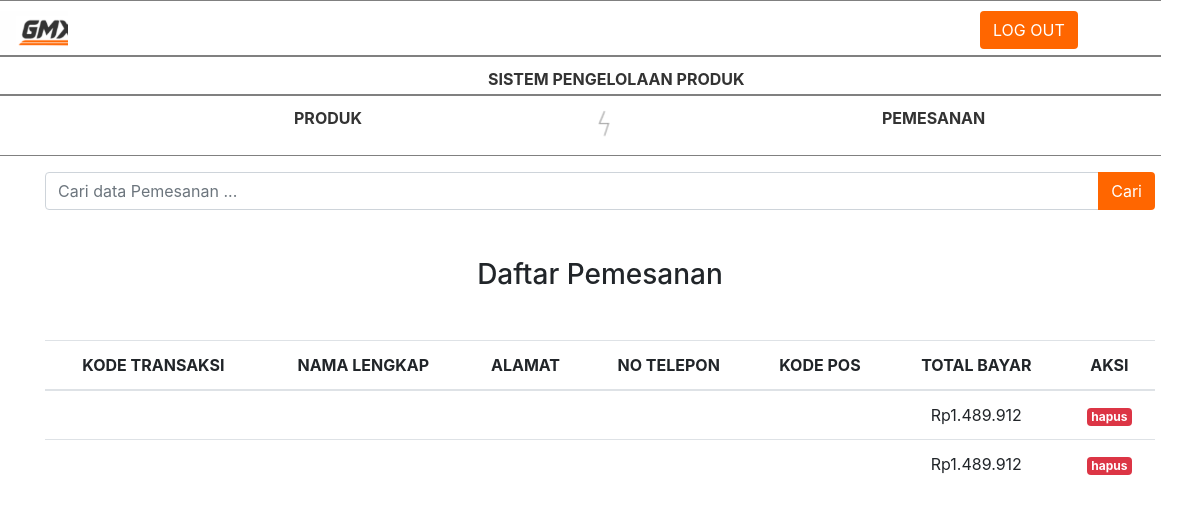
/index.php/admin/datapemesanan, run on an earlier commit of the app's database.
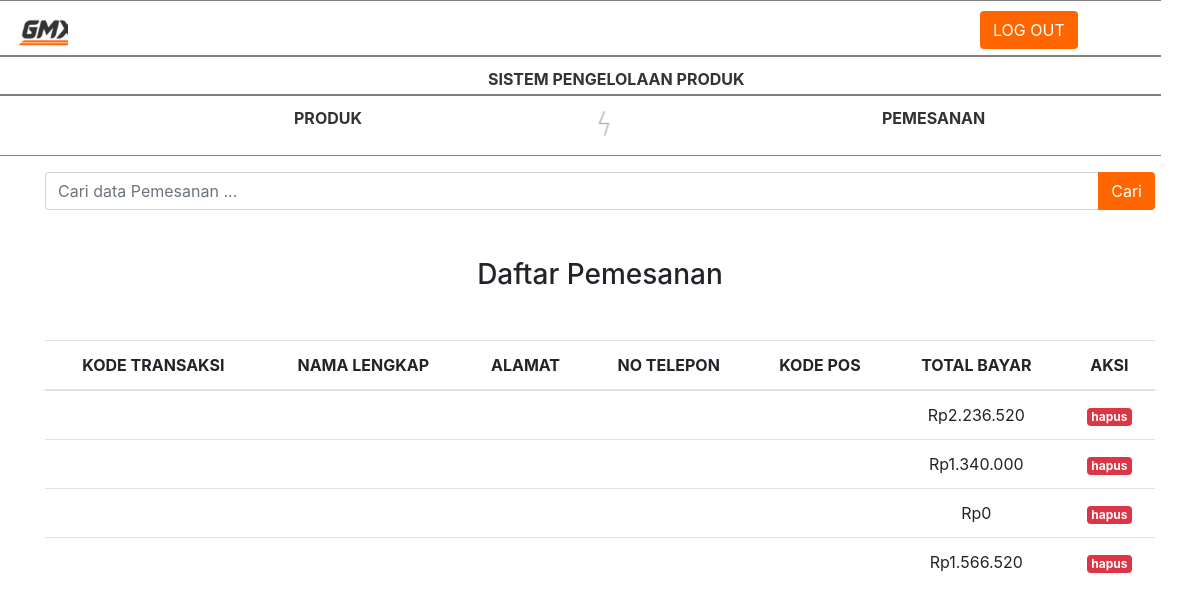
And on a later commit of the database.
### tables this page shows
CREATE TABLE `pemesanan` (
  `nopemesanan` int(11) NOT NULL,
  `namasementara` varchar(10) NOT NULL,
  `totalbayar` int(11) DEFAULT NULL,
  `kodetransaksi` varchar(10) DEFAULT NULL,
  `kurirpengiriman` varchar(10) DEFAULT NULL,
  `metodepembayaran` varchar(10) DEFAULT NULL,
  `namalengkap` varchar(100) DEFAULT NULL,
  `alamattujuan` varchar(200) DEFAULT NULL,
  `nomortelepon` varchar(20) DEFAULT NULL,
  `email` varchar(100) DEFAULT NULL,
  `provinsi` varchar(50) DEFAULT NULL,
  `kodepos` int(5) DEFAULT NULL
);

### application/controllers/admin.php (called while the page is built, shortened)
<?php
class admin extends CI_Controller {
	public function __construct()
	{
		$this->load->model('Madmin');
		$this->load->library('form_validation');
        $this->load->helper('url');
		$this->load->helper('string');
		$this->load->database();
	}
	public function datapemesanan()
	{
		$data['pemesanan'] = $this->Madmin->daftarpemesanan();
		$this->load->view('template/adminheader');
		$this->load->view('admin/datapemesanan',$data);
	}
}

### index.php (called while the page is built, shortened)
<?php
require_once BASEPATH.'core/CodeIgniter.php';

### application/models/Madmin.php (called while the page is built, shortened)
<?php
class Madmin extends CI_Model
{
	public function daftarpemesanan()
	{
		$this->db->select('*');
		$this->db->from('pemesanan');
		$query = $this->db->get();
		return $query->result_array();
	}
}

### application/views/admin/datapemesanan.php (the view, shortened to what this page needs)
<div class="container">
    <div class="row mt-3">
        <div class="col md-6">
            <form action="" method="post">
                <div class="input-group">
                    <input type="text" class="form-control" placeholder="Cari data Pemesanan ... " name="keyword">
                    <div class="input-group-append">
                        <button class="btn" style="background:#FF6600;color: white" type="submit">Cari</button>
                    </div>
                </div>
            </form>
        </div>
    </div>
    <div class="row mt-5">
        <div class="col">
            <h3 class="text-center">Daftar Pemesanan</h3>
            <table class="table mt-5">
                <thead>
                    <tr>
                        <th class="text-center" scope="col">KODE TRANSAKSI</th>
                        <th class="text-center" scope="col">NAMA LENGKAP</th>
                        <th class="text-center" scope="col">ALAMAT</th>
                        <th class="text-center" scope="col">NO TELEPON</th>
                        <th class="text-center" scope="col">KODE POS</th>
                        <th class="text-center" scope="col">TOTAL BAYAR</th>
                        <th class="text-center" scope="col">AKSI</th>
                    </tr>
                </thead>
                <tbody class="text-center">
                        <?php if(is_array($pemesanan)){ foreach ($pemesanan as $p) { ?>
                        <tr>
                            <td class="text-center"><?= $p['kodetransaksi']; ?></td>
                            <td class="text-center"><?= $p['namalengkap']; ?></td>
                            <td class="text-center"><?= $p['alamattujuan']; ?></td>
                            <td class="text-center"><?= $p['nomortelepon']; ?></td>
                            <td class="text-center"><?= $p['kodepos']; ?></td>
                            <td class="text-center">Rp<?= number_format($p['totalbayar'],0,",","."); ?></td>
                            <td class="text-center">
                                <a href="<?= base_url(); ?>admin/hapusPesanan/<?= $p['nopemesanan'] ?>" class="badge badge-danger float-center" onclick="return confirm('Apakah anda yakin menghapus data ini?');" ?>hapus</a>
                            </td>
                        </tr></tr><?php }} ?>
                </tbody>
            </table>
        </div>
    </div>
</div>

### application/views/template/adminheader.php (shortened to what this page needs)
<!DOCTYPE html>
<html>
<head>
	<link rel="stylesheet" href="<?php echo base_url('assets/css/bootstrap.css') ?>">
	<link rel="stylesheet" href="<?php echo base_url('assets/@fortawesome/fontawesome-free/css/fontawesome.css') ?>">
	<link rel="stylesheet" href="<?php echo base_url('assets/@fortawesome/fontawesome-free/css/fontawesome.min.css') ?>">
	<link rel="stylesheet" href="<?php echo base_url('assets/css/bootstrap.min.css') ?>">
</head>
<body>
	<div class="row headers">
		<div class="carousel slide col-1"	data-ride="carousel" data-interval="2000">
			<div class="carousel-inner">
				<div class="carousel-item" style="height: 50%, width:50%">
					<a href="<?php echo base_url('testing2/rumah');?>"><img class="img-crs" src="<?php echo base_url('assets/contoh home/pic/icon2.png')?>" ></a>
				</div>
			</div>
		</div>
		<div class="header-icons col-2 offset-9">
                <a href="<?php echo base_url('admin');?>" class="btn" style="background:#FF6600;color: white">LOG OUT</a>
        </div>
	</div>
	<div class="row headers">
		<div class="col-4 offset-6 a1 hurufproduk" style="left: -100px"><b>SISTEM PENGELOLAAN PRODUK</b></div>
	</div>
	<div class="row headers">
		<div class="col-1 offset-3"><a class="hurufproduk linkss " href="<?php echo base_url('admin/dataproduk');?>"><b>PRODUK</b></a></div>
		<div class="col-1 offset-2"><img src="<?php echo base_url('assets/contoh home/pic/mid.png')?>" style="height: 80%"></div>
		<div class="col-1 offset-2"><a class="hurufproduk linkss" href="<?php echo base_url('admin/datapemesanan');?>"><b>PEMESANAN</b></a></div>
	</div>

### application/views/template/adminheader.php (style rules this page uses)
.img-crs { width: 95px; height: 41px }
.headers { position:relative; border-style: solid; border-width: 0.1px 0px 0.1px 0px; border-color: grey; padding: 10px 0px 3px 0px; width: 98%; }
.hurufproduk { color : #333333; }

What changed in the data, as far as the page shows it:
changed pemesanan (number 1 of 4 on the later page): totalbayar "1.489.912" → "2.236.520"
changed pemesanan (number 2 of 4 on the later page): totalbayar "1.489.912" → "1.340.000"
added pemesanan: totalbayar "0"
added pemesanan: totalbayar "1.566.520"
